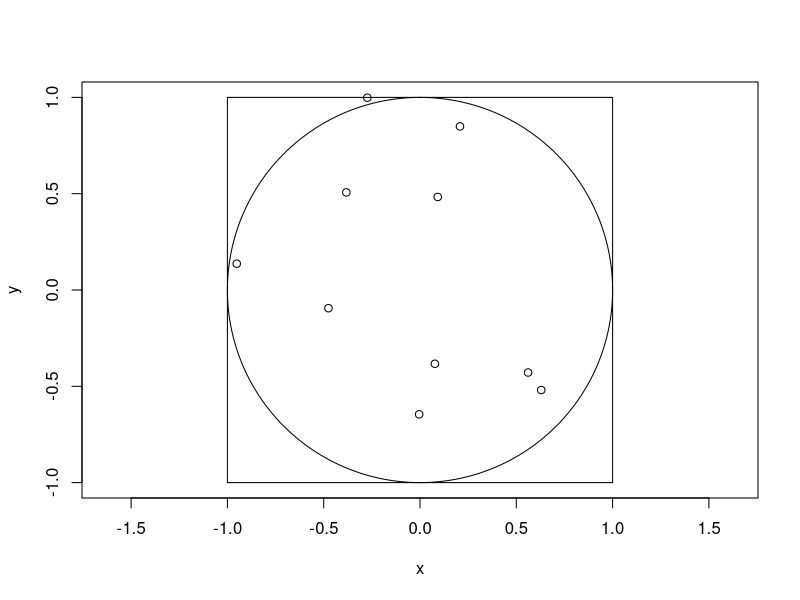

Source code (R):
magnitude = function(x, y) {
  stopifnot(isTRUE(all.equal(length(x),length(y))))
  return (sqrt(x^2 + y^2))
}
library("plotrix")
monte.carlo.pi<-function(n,draw=FALSE)
{
  circle.points<-0
  square.points<-0
  x<-runif(n,-1,1)
  y<-runif(n,-1,1)
  for (i in 1:n)
  {
    #if ((x[i])^2 + (y[i])^2 <=1)
    if (magnitude(x[i],y[i])<=1)
    {
      circle.points<-circle.points+1
      square.points<-square.points+1
    } else
    {
      square.points<-square.points+1
    }
  }
  if (draw==TRUE)
  {
    plot.new()
    frame()
    plot(x,y,asp=1,xlim=c(-1,1),ylim=c(-1,1))
    draw.circle(0,0,1,nv=1000,border=NULL,col=NA,lty=1,lwd=1)
    rect(-1,-1,1,1)
    return(4*circle.points / square.points)
  }
}

monte.carlo.pi(10, TRUE)